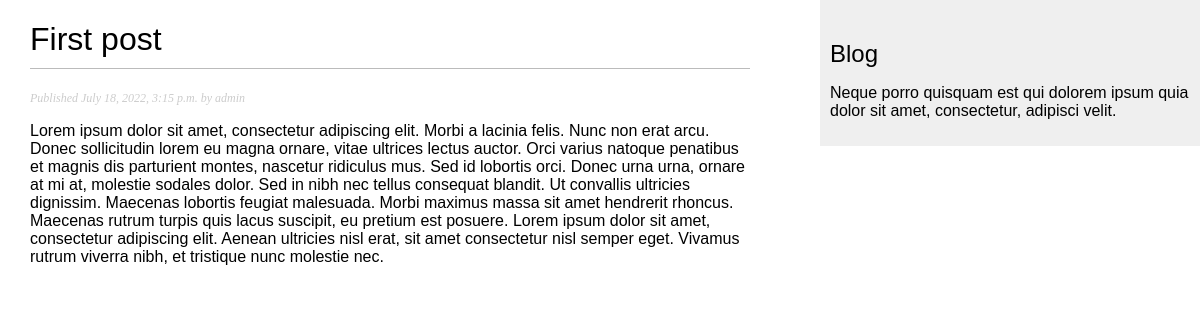
Page /blog/1/ on the committed database.
### blog/models.py (models this page shows, shortened)
class Post(models.Model):
    class Status(models.TextChoices):
        DRAFT = 'DF', 'Draft',
        PUBLISHED = 'PB', 'Published'
    title = models.CharField(max_length=256)
    slug = models.SlugField(max_length=256)
    author = models.ForeignKey(User,
                               on_delete=models.CASCADE,
                               related_name='blog_posts')
    body = models.TextField()
    publish = models.DateTimeField(default=timezone.now)
    created = models.DateTimeField(auto_now_add=True)
    updated = models.DateTimeField(auto_now=True)
    status = models.CharField(max_length=2,
                              choices=Status.choices,
                              default=Status.DRAFT)
    objects = models.Manager()  # default manager
    published = PublishedManager() # custom manager
    class Meta:
        ordering = ['-publish']
        indexes = [
            models.Index(fields=['-publish']),
        ]

### blog/views.py (the view)
# urls.py: path('<int:id>/', views.post_detail, name='post_detail'),
def post_detail(request, id):
    try:
        post = Post.published.get(id=id)
    except Post.DoesNotExist:
        raise Http404('No Post found.')
    return render(request,
                  'blog/post/detail.html',
                  {'post': post})

### blog/models.py (called while the page is built)
    def get_queryset(self):
        return super().get_queryset().filter(status=Post.Status.PUBLISHED)

### blog/templates/blog/post/detail.html (shortened to what this page needs)
{% extends "blog/base.html" %}
{% block content %}
    <h1>{{ post.title }}</h1>
    <p class="date">
        Published {{ post.publish }} by {{ post.author }}
    </p>
    {{ post.body | linebreaks }}
{% endblock %}

### blog/static/css/blog.css (style rules this page uses)
body { margin:0; padding:0; font-family:helvetica, sans-serif; }
h1 { font-weight:normal; border-bottom:1px solid #bbb; padding:0 0 10px 0; }
p.date { color:#ccc; font-family: georgia, serif; font-size: 12px; font-style: italic; }

### rows in the picture
Post: title "First post", publish "July 18, 2022, 3:15 p.m.", author "admin", body "Lorem ipsum dolor sit amet, consectetur adipiscing elit. Morbi a lacinia felis. Nunc non erat arcu. Donec sollicitudin lorem eu magna ornare, vitae ultrices lectus auctor. Orci varius natoque penatibus et magnis dis parturient montes, nascetur ridiculus mus. Sed id lobortis orci. Donec urna urna, ornare at mi at, molestie sodales dolor. Sed in nibh nec tellus consequat blandit. Ut convallis ultricies dignissim. Maecenas lobortis feugiat malesuada. Morbi maximus massa sit amet hendrerit rhoncus. Maecenas rutrum turpis quis lacus suscipit, eu pretium est posuere. Lorem ipsum dolor sit amet, consectetur adipiscing elit. Aenean ultricies nisl erat, sit amet consectetur nisl semper eget. Vivamus…"
